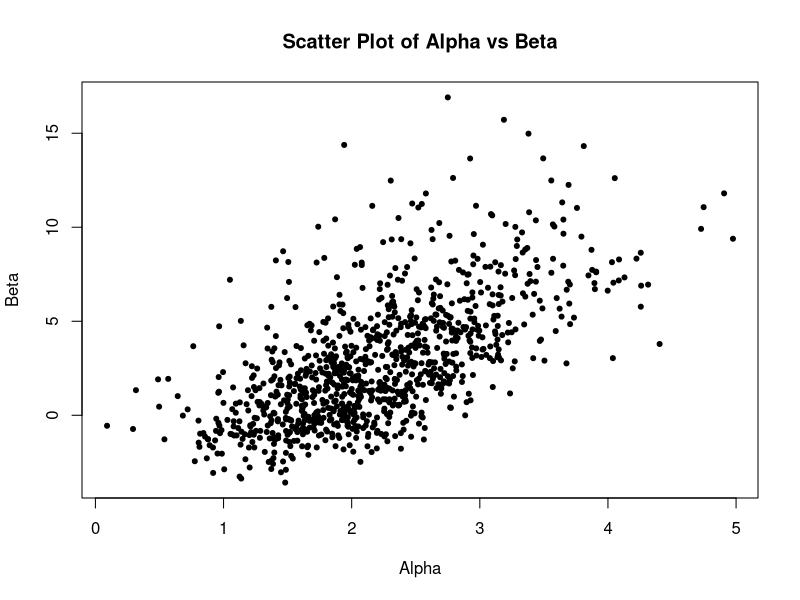
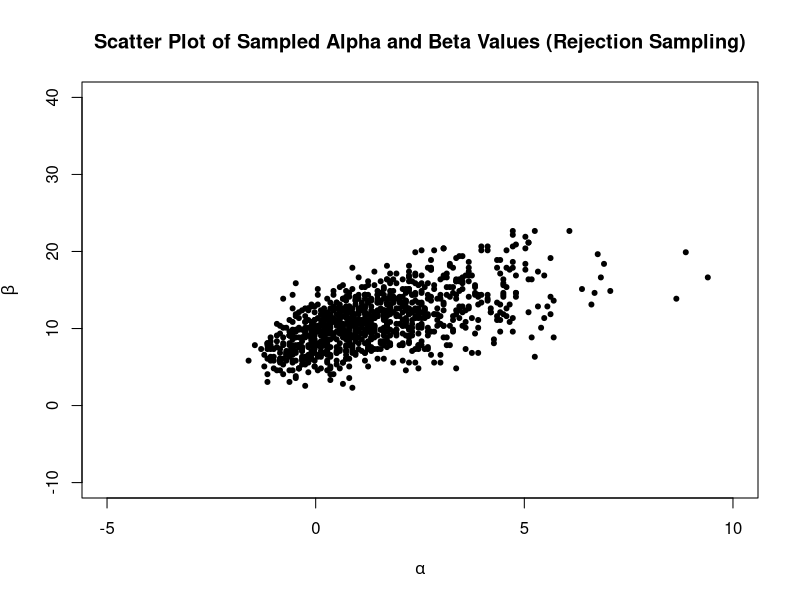
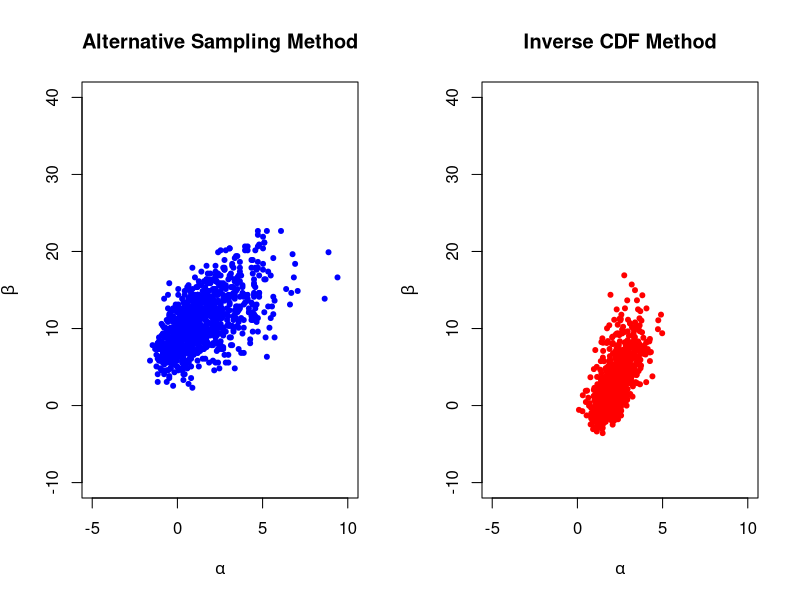
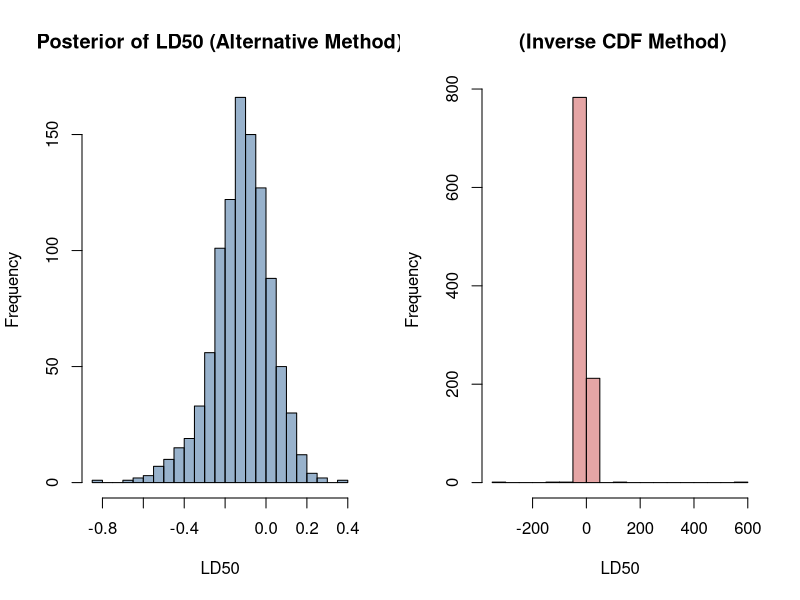
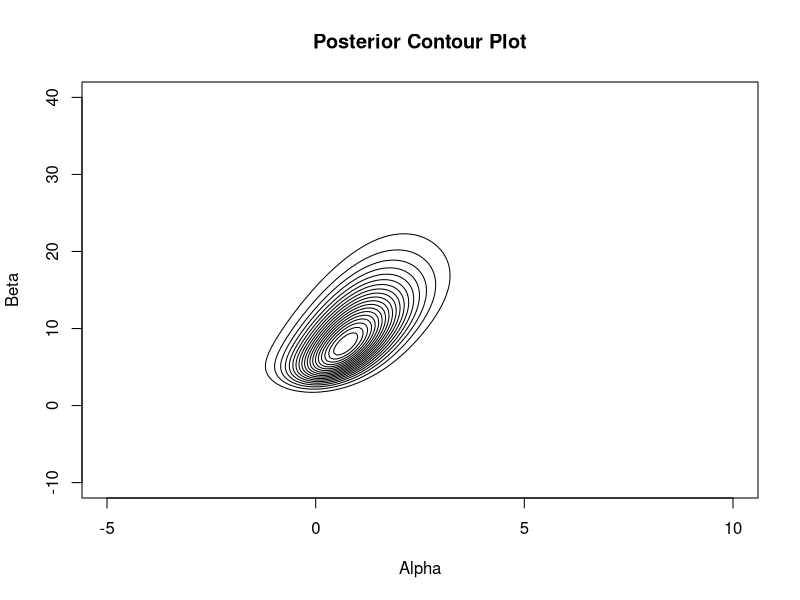
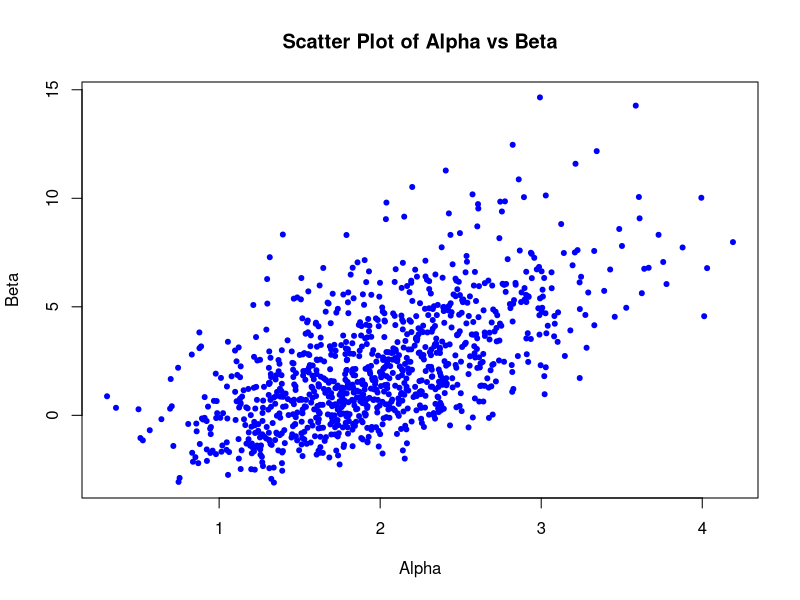
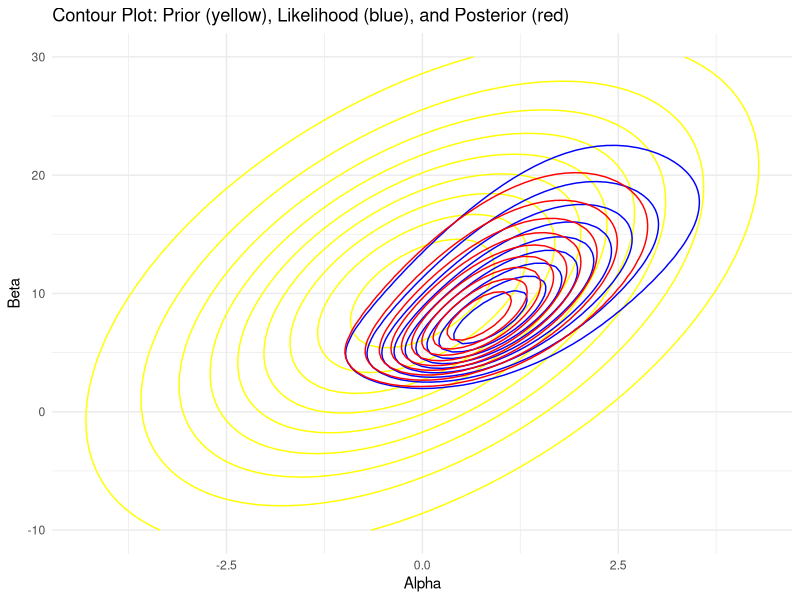
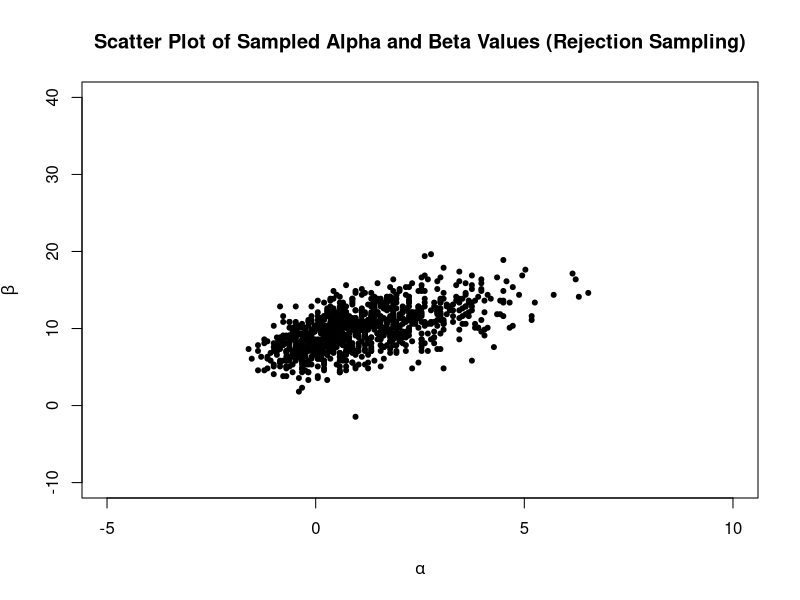

Generate these figures, in order, with R:
## ---- chunk 1
library(knitr)
## ---- chunk 2
# Dose in log(g/ml)
X = c(-0.86,-0.30,-0.05,0.73)
N = rep(5,4)
# Deaths
Y = c(0,1,3,5)
# Table 3.1
knitr::kable(cbind(X,N,Y))
## ---- chunk 3
post.log <- function(a,b,Y,N,X){
  # in log scale is easier and more stable
  l.log <- -Y[1]*log(1+exp(-a -b*X[1])) + (N[1]-Y[1])*log(1-1/(1+exp(-a -b*X[1])))
  for(i in 2:length(X)){
    l.log = l.log - Y[i]*log(1+exp(-a -b*X[i])) + (N[i]-Y[i])*log(1-1/(1+exp(-a -b*X[i])))
  }
  return(l.log)
}

L.grid <- 200 #number of points in the grid

alpha <- seq(-5,10,length.out=L.grid)
beta <- seq(-10,40,length.out=L.grid)

Post <- matrix(0,L.grid,L.grid)
for(i in 1:L.grid){
  for(j in 1:L.grid){
    Post[i,j] <- post.log(alpha[i],beta[j],Y,N,X)
  }
}
# contour levels
Post <- exp(Post - max(Post,na.rm = TRUE))
lev =  seq(0.05,1,by=0.05)
base = (alpha[2]-alpha[1])*(beta[2]-beta[1])
Post[is.nan(Post)] <- 0
N.Post <- Post/sum(Post*base, na.rm = TRUE)
## ---- chunk 4
#marginal posterior of alpha by summing over beta
p_alpha_y <- rowSums(N.Post)  # Sum over rows to marginalize over beta
p_alpha_y <- p_alpha_y / sum(p_alpha_y)  

# Function to sample alpha^s using inverse CDF method
sample_alpha <- function(p_alpha_y, alpha_values) {
  r <- runif(1)  
  cumulative_prob <- cumsum(p_alpha_y)
  j <- which(cumulative_prob >= r)[1] 
  return(alpha_values[j])
}

alpha_values <- seq(-2, 8, length.out=L.grid) 
alpha_samples <- replicate(1000,sample_alpha(p_alpha_y,alpha_values))
beta_values <- seq(-10, 20, length.out = L.grid)  

# Function to sample beta^s given alpha^s using inverse CDF method
sample_beta <- function(alpha_sample, alpha_values, Post) {
  
  alpha_index <- which.min(abs(alpha_values - alpha_sample))  
  
  p_beta_given_alpha <- Post[alpha_index,]
  
  p_beta_given_alpha <- p_beta_given_alpha / sum(p_beta_given_alpha, na.rm = TRUE)
  
  # Draw a sample for beta using inverse CDF method
  r <- runif(1)
  cumulative_prob <- cumsum(p_beta_given_alpha)
  j <- which(cumulative_prob >= r)[1]  #
  return(beta_values[j])
}

# sample 1000 pairs of (alpha^s, beta^s)

beta_samples <- sapply(alpha_samples, sample_beta, alpha_values = alpha_values, Post = N.Post)

alpha_spacing <- alpha_values[2] - alpha_values[1]
beta_spacing <- beta_values[2] - beta_values[1]

# Add uniform jitter to each sample
 
alpha_samples_continuous <- alpha_samples + runif(length(alpha_samples), -alpha_spacing / 2, alpha_spacing / 2)
beta_samples_continuous <- beta_samples + runif(length(beta_samples), -beta_spacing / 2, beta_spacing / 2)

plot(alpha_samples_continuous, beta_samples_continuous, 
     xlab = "Alpha", ylab = "Beta", main = "Scatter Plot of Alpha vs Beta",
     pch = 20)
## ---- chunk 5
alpha <- seq(-5, 10, length.out = L.grid)
beta <- seq(-10, 40, length.out = L.grid)

alpha_vals <- rep(alpha, each = L.grid)
beta_vals <- rep(beta, times = L.grid)
flat_posterior <- as.vector(N.Post)
flat_posterior[is.na(flat_posterior)] <- 0  

flat_posterior <- flat_posterior / sum(flat_posterior)

n_samples <- 1000
sample_indices <- sample(1:length(flat_posterior), size = n_samples, replace = TRUE, prob = flat_posterior)
alpha_samples <- alpha_vals[sample_indices]
beta_samples <- beta_vals[sample_indices]

plot(alpha_samples, beta_samples, xlab = expression(alpha), ylab = expression(beta),
     main = "Scatter Plot of Sampled Alpha and Beta Values (Rejection Sampling)", pch = 20, col = "black",
     xlim = c(-5, 10), ylim = c(-10, 40))

## ---- chunk 6
par(mfrow = c(1, 2))  

plot(alpha_samples, beta_samples,
     xlab = expression(alpha), ylab = expression(beta), main = "Alternative Sampling Method",
     pch = 20, col = "blue", xlim = c(-5, 10), ylim = c(-10, 40))

plot(alpha_samples_continuous, beta_samples_continuous,
     xlab = expression(alpha), ylab = expression(beta), main = "Inverse CDF Method",
     pch = 20, col ="red", xlim = c(-5, 10), ylim = c(-10, 40))

par(mfrow = c(1, 1))
## ---- chunk 7
# Summary statistics comparison
cat("Summary Statistics for Alternative Sampling Method:\n")
cat("Alpha - Mean:", mean(alpha_samples), "SD:", sd(alpha_samples), "\n")
cat("Beta - Mean:", mean(beta_samples), "SD:", sd(beta_samples), "\n\n")

cat("Summary Statistics for Inverse CDF Method:\n")
cat("Alpha - Mean:", mean(alpha_samples_continuous), "SD:", sd(alpha_samples_continuous), "\n")
cat("Beta - Mean:", mean(beta_samples_continuous), "SD:", sd(beta_samples_continuous), "\n")
## ---- chunk 8

ld50_rejection <- -alpha_samples / beta_samples
ld50_inverse_cdf <- -alpha_samples_continuous / beta_samples_continuous
par(mfrow = c(1, 2))
hist(ld50_rejection, breaks = 30, main = "Posterior of LD50 (Alternative Method)", 
     xlab = "LD50", col = rgb(0.2, 0.4, 0.6, 0.5))
hist(ld50_inverse_cdf, breaks = 30, main = " (Inverse CDF Method)", 
     xlab = "LD50", col = rgb(0.8, 0.3, 0.3, 0.5))
par(mfrow = c(1, 1))
## ---- chunk 9
# Summary statistics for LD50
cat("Summary Statistics for LD50 (Alternative Sampling Method):\n")
cat("Mean:", mean(ld50_rejection), "SD:", sd(ld50_rejection), "\n\n")

cat("Summary Statistics for LD50 (Inverse CDF Method):\n")
cat("Mean:", mean(ld50_inverse_cdf), "SD:", sd(ld50_inverse_cdf), "\n")
## ---- chunk 10
library(MASS)  
mu <- c(0, 10)
Sigma <- matrix(c(4, 10, 10, 100), nrow = 2)
Sigma_inv <- solve(Sigma)
log_prior_const <- -0.5 * log(2 * pi * det(Sigma))

post.log <- function(a, b, Y, N, X) {
  # Computing log-likelihood 
  l.log <- 0
  for (i in 1:length(X)) {
    prob <- plogis(a + b * X[i])
    l.log <- l.log + Y[i] * log(prob) + (N[i] - Y[i]) * log(1 - prob)
  }
  
  # Computing log-prior
  theta <- c(a, b)
  log_prior <- log_prior_const - 0.5 * t(theta - mu) %*% Sigma_inv %*% (theta - mu)
    # Combining log-likelihood and log-prior
  return(l.log + log_prior)
}
L.grid <- 200
alpha <- seq(-5, 10, length.out = L.grid)
beta <- seq(-10, 40, length.out = L.grid)

Post <- matrix(NA, L.grid, L.grid)
for (i in 1:L.grid) {
  for (j in 1:L.grid) {
    Post[i, j] <- post.log(alpha[i], beta[j], Y, N, X)
  }
}
Post <- exp(Post - max(Post, na.rm = TRUE))
lev <- seq(0.05, 0.95, by = 0.05)
contour(alpha, beta, Post, levels = lev, drawlabels = FALSE,
        xlab = "Alpha", ylab = "Beta", main = "Posterior Contour Plot")
## ---- chunk 11
base = (alpha[2]-alpha[1])*(beta[2]-beta[1])
base
sum(Post)
sum(Post, na.rm = TRUE)
Post[is.nan(Post)] <- 0
sum(Post)
N.Post <- Post/sum(Post*base, na.rm = TRUE)
sum(N.Post*base)
## ---- chunk 12
p_alpha_y <- rowSums(N.Post) 
p_alpha_y <- p_alpha_y / sum(p_alpha_y)
sample_alpha <- function(p_alpha_y, alpha_values) {
  r <- runif(1)  
  cumulative_prob <- cumsum(p_alpha_y)
  j <- which(cumulative_prob >= r)[1]  
  return(alpha_values[j])
}

alpha_values <- seq(-2, 8, length.out=L.grid)  
alpha_samples <- replicate(1000, sample_alpha(p_alpha_y, alpha_values))
beta_values <- seq(-10, 20, length.out = L.grid)  

sample_beta <- function(alpha_sample, alpha_values, Post) {
  
  alpha_index <- which.min(abs(alpha_values - alpha_sample))  
  
  p_beta_given_alpha <- Post[alpha_index, ]
   p_beta_given_alpha <- p_beta_given_alpha / sum(p_beta_given_alpha, na.rm = TRUE)
  r <- runif(1)
  cumulative_prob <- cumsum(p_beta_given_alpha)
  j <- which(cumulative_prob >= r)[1]  
  return(beta_values[j])
}

beta_samples <- sapply(alpha_samples, sample_beta, alpha_values = alpha_values, Post = N.Post)

alpha_spacing <- alpha_values[2] - alpha_values[1]
beta_spacing <- beta_values[2] - beta_values[1]

alpha_samples_continuous <- alpha_samples + runif(length(alpha_samples), -alpha_spacing / 2, alpha_spacing / 2)
beta_samples_continuous <- beta_samples + runif(length(beta_samples), -beta_spacing / 2, beta_spacing / 2)

plot(alpha_samples_continuous, beta_samples_continuous, 
     xlab = "Alpha", ylab = "Beta", main = "Scatter Plot of Alpha vs Beta",
     pch = 20, col = "blue")

## ---- chunk 13
library(ggplot2) 

L.grid <- 100
alpha <- seq(-5, 8, length.out = L.grid)
beta <- seq(-10, 30, length.out = L.grid)
grid <- expand.grid(alpha = alpha, beta = beta)

prior_only <- function(a, b) {
  theta <- c(a, b)
  log_prior <- -0.5 * t(theta - mu) %*% Sigma_inv %*% (theta - mu)
  return(exp(log_prior))
}

likelihood_only <- function(a, b, Y, N, X) {
  l.log <- 0
  for (i in 1:length(X)) {
    prob <- plogis(a + b * X[i])  
    l.log <- l.log + Y[i] * log(prob) + (N[i] - Y[i]) * log(1 - prob)
  }
  return(exp(l.log))
}

posterior <- function(a, b) {
  log_post <- post.log(a, b, Y, N, X)  
  return(exp(log_post))
}

grid$Prior <- apply(grid, 1, function(row) prior_only(row["alpha"], row["beta"]))
grid$Likelihood <- apply(grid, 1, function(row) likelihood_only(row["alpha"], row["beta"], Y, N, X))
grid$Posterior <- apply(grid, 1, function(row) posterior(row["alpha"], row["beta"]))

grid$Prior <- grid$Prior / max(grid$Prior)
grid$Likelihood <- grid$Likelihood / max(grid$Likelihood)
grid$Posterior <- grid$Posterior / max(grid$Posterior)

ggplot(grid, aes(x = alpha, y = beta)) +
  geom_contour(aes(z = Prior), color = "yellow") +
  geom_contour(aes(z = Likelihood), color = "blue") +
  geom_contour(aes(z = Posterior), color = "red") +
  labs(title = "Contour Plot: Prior (yellow), Likelihood (blue), and Posterior (red)",
       x = "Alpha", y = "Beta") +
  theme_minimal()
## ---- chunk 14
set.seed(123)  
mu <- c(0, 10)
Sigma <- matrix(c(4, 10, 10, 100), nrow = 2)
Sigma_inv <- solve(Sigma)
log_prior_const <- -0.5 * log(2 * pi * det(Sigma))

post.log <- function(a, b, Y, N, X) {
  # Computing log-likelihood 
  l.log <- 0
  for (i in 1:length(X)) {
    prob <- plogis(a + b * X[i])
    l.log <- l.log + Y[i] * log(prob) + (N[i] - Y[i]) * log(1 - prob)
  }
  
  # Computing log-prior
  theta <- c(a, b)
  log_prior <- log_prior_const - 0.5 * t(theta - mu) %*% Sigma_inv %*% (theta - mu)
    # Combining log-likelihood and log-prior
  return(l.log + log_prior)
}
L.grid <- 200
alpha <- seq(-5, 10, length.out = L.grid)
beta <- seq(-10, 40, length.out = L.grid)

Post <- matrix(NA, L.grid, L.grid)
for (i in 1:L.grid) {
  for (j in 1:L.grid) {
    Post[i, j] <- post.log(alpha[i], beta[j], Y, N, X)
  }
}
Post <- exp(Post - max(Post, na.rm = TRUE))
base = (alpha[2]-alpha[1])*(beta[2]-beta[1])
Post[is.nan(Post)] <- 0
N.Post <- Post/sum(Post*base, na.rm = TRUE)

alpha <- seq(-5, 10, length.out = L.grid)
beta <- seq(-10, 40, length.out = L.grid)

alpha_vals <- rep(alpha, each = L.grid)
beta_vals <- rep(beta, times = L.grid)
flat_posterior <- as.vector(N.Post)
flat_posterior[is.na(flat_posterior)] <- 0  

flat_posterior <- flat_posterior / sum(flat_posterior)

n_samples <- 1000
sample_indices <- sample(1:length(flat_posterior), size = n_samples, replace = TRUE, prob = flat_posterior)
alpha_samples <- alpha_vals[sample_indices]
beta_samples <- beta_vals[sample_indices]

plot(alpha_samples, beta_samples, xlab = expression(alpha), ylab = expression(beta),
     main = "Scatter Plot of Sampled Alpha and Beta Values (Rejection Sampling)", pch = 20, col = "black",
     xlim = c(-5, 10), ylim = c(-10, 40))

## ---- chunk 15
par(mfrow = c(1, 2))  
plot(alpha_samples, beta_samples,
     xlab = expression(alpha), ylab = expression(beta), main = "Alternative Sampling Method",
     pch = 20, col = rgb(0.2, 0.4, 0.6, 0.5), xlim = c(-5, 10), ylim = c(-10, 40))
plot(alpha_samples_continuous, beta_samples_continuous,
     xlab = expression(alpha), ylab = expression(beta), main = "Inverse CDF Method",
     pch = 20, col = rgb(0.8, 0.3, 0.3, 0.5), xlim = c(-5, 10), ylim = c(-10, 40))
par(mfrow = c(1, 1)) 
## ---- chunk 16
# Summary statistics comparison
cat("Summary Statistics for Rejection Sampling:\n")
cat("Alpha - Mean:", mean(alpha_samples), "SD:", sd(alpha_samples), "\n")
cat("Beta - Mean:", mean(beta_samples), "SD:", sd(beta_samples), "\n\n")

cat("Summary Statistics for Inverse CDF Method:\n")
cat("Alpha - Mean:", mean(alpha_samples_continuous), "SD:", sd(alpha_samples_continuous), "\n")
cat("Beta - Mean:", mean(beta_samples_continuous), "SD:", sd(beta_samples_continuous), "\n")
## ---- chunk 17

ld50_rejection <- -alpha_samples / beta_samples
ld50_inverse_cdf <- -alpha_samples_continuous / beta_samples_continuous

par(mfrow = c(1, 2))  
hist(ld50_rejection, breaks = 30, main = "Posterior of LD50 (Rejection Sampling)", 
     xlab = "LD50", col = rgb(0.2, 0.4, 0.6, 0.5))

hist(ld50_inverse_cdf, breaks = 30, main = "Posterior of LD50 (Inverse CDF Method)", 
     xlab = "LD50", col = rgb(0.8, 0.3, 0.3, 0.5))

par(mfrow = c(1, 1)) 
## ---- chunk 18
cat("Summary Statistics for LD50 (Rejection Sampling):\n")
cat("Mean:", mean(ld50_rejection), "SD:", sd(ld50_rejection), "\n\n")
cat("Summary Statistics for LD50 (Inverse CDF Method):\n")
cat("Mean:", mean(ld50_inverse_cdf), "SD:", sd(ld50_inverse_cdf), "\n")
